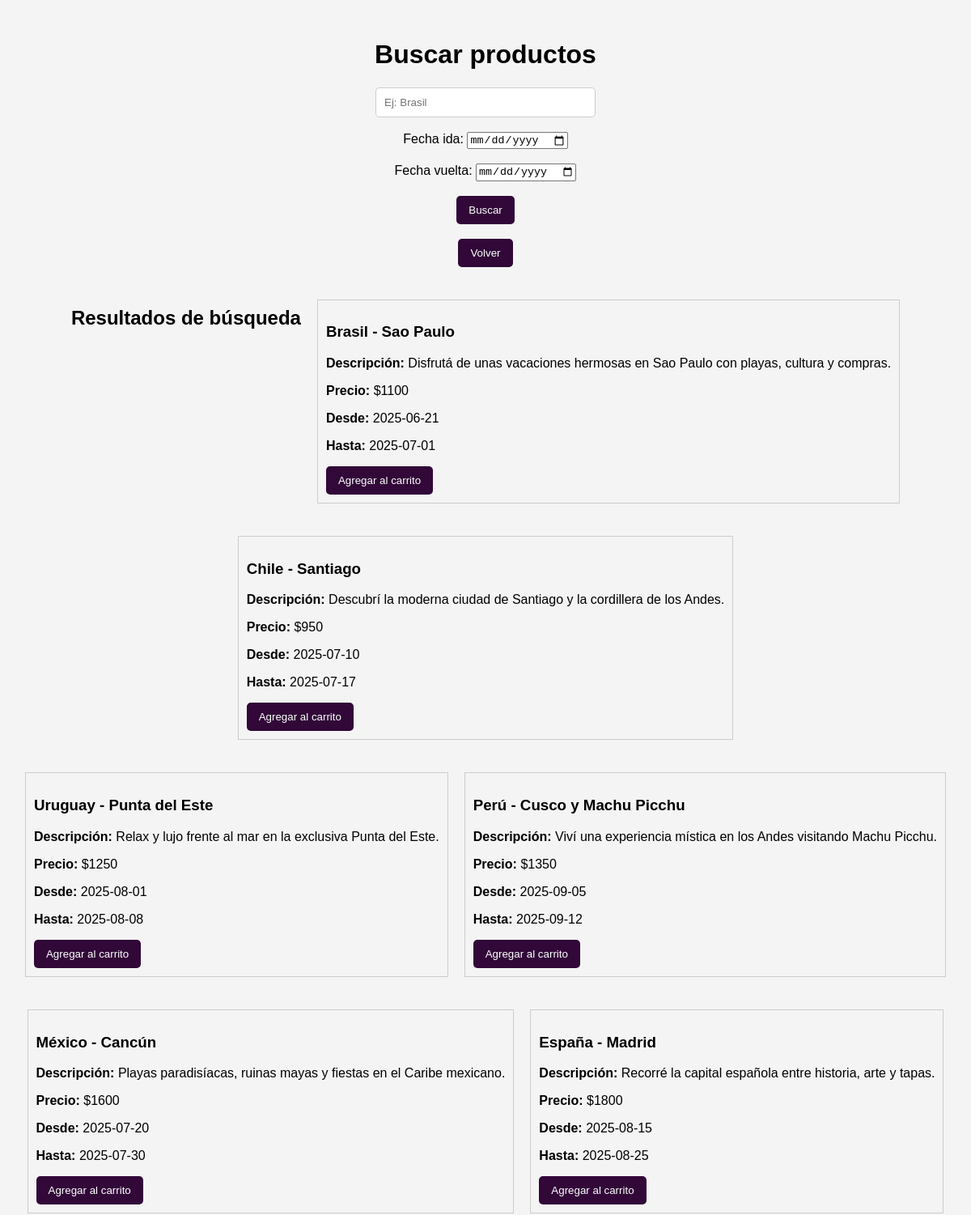
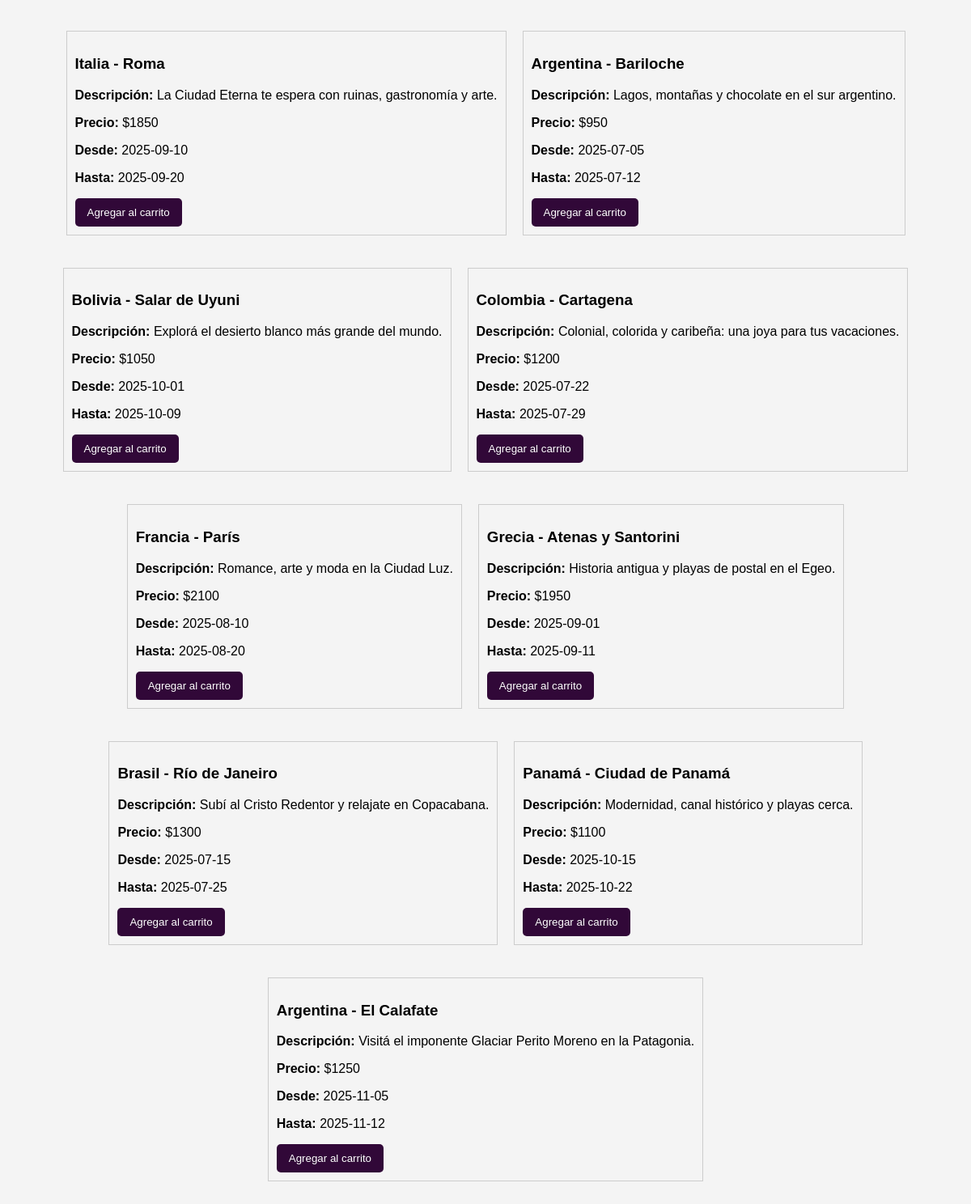
/paginaweb/buscarproducto.php, run on the app's committed database (2 pictures, top to bottom).
### tables this page shows
CREATE TABLE `producto` (
  `idproducto` int(11) NOT NULL,
  `nombre` varchar(255) NOT NULL,
  `codigo` varchar(255) NOT NULL,
  `descripcion` varchar(255) NOT NULL,
  `precio` int(11) NOT NULL,
  `moneda` text NOT NULL,
  `fechaida` date DEFAULT NULL,
  `fechavuelta` date DEFAULT NULL
);

### paginaweb/buscarproducto.php (the view, shortened to what this page needs)
<?php
include("includes/conDB.php");
?>
<!DOCTYPE html>
<html lang="es">
<head>
    <link rel="stylesheet" href="css/buscar.css">
</head>
<body>
    <div class="buscador-container">
        <h1>Buscar productos</h1>
        <form method="GET" action="buscarproducto.php">
            <input type="text" name="nombre" placeholder="Ej: Brasil" value="<?php echo isset($_GET['nombre']) ? htmlspecialchars($_GET['nombre']) : ''; ?>">
            <br><br>
            <label>Fecha ida:</label>
            <input type="date" name="fechaida" value="<?php echo isset($_GET['fechaida']) ? htmlspecialchars($_GET['fechaida']) : ''; ?>">
            <br><br>
            <label>Fecha vuelta:</label>
            <input type="date" name="fechavuelta" value="<?php echo isset($_GET['fechavuelta']) ? htmlspecialchars($_GET['fechavuelta']) : ''; ?>">
            <br><br>
            <button type="submit">Buscar</button>
        </form>
        <br>
        <a href="inicio.html"><button>Volver</button></a>
    </div>
    <div class="resultados">
<?php
$query = "SELECT * FROM producto WHERE 1=1";
$resultado = mysqli_query($conex, $query);
if (!$resultado) {
    echo "<p>Error en la consulta: " . mysqli_error($conex) . "</p>";
} else {
    $cantidad_resultados = mysqli_num_rows($resultado);
    echo "<h2>Resultados de búsqueda</h2>";
    if ($cantidad_resultados > 0) {
        while ($producto = mysqli_fetch_assoc($resultado)) {
            echo "<div style='border:1px solid #ccc; padding:10px; margin:10px 0'>";
            echo "<h3>" . htmlspecialchars($producto['nombre']) . "</h3>";
            echo "<p><strong>Descripción:</strong> " . htmlspecialchars($producto['descripcion']) . "</p>";
            echo "<p><strong>Precio:</strong> $" . $producto['precio'] . "</p>";
            echo "<p><strong>Desde:</strong> " . $producto['fechaida'] . "</p>";
            echo "<p><strong>Hasta:</strong> " . $producto['fechavuelta'] . "</p>";
            echo '<form action="agregar_carrito.php" method="post">';
            echo '<button type="submit">Agregar al carrito</button>';
            echo '</form>';
            echo "</div>";
        }
    } else {
        echo "<p>No se encontraron productos que coincidan con los criterios.</p>";
    }
}
?>
    </div>
</body>
</html>

### paginaweb/css/buscar.css (style rules this page uses)
body { font-family: Arial, sans-serif; background-color: #f4f4f4; padding: 20px; }
.buscador-container { text-align: center; margin-bottom: 30px; }
input[type="text"] { padding: 10px; width: 250px; border: 1px solid #ccc; border-radius: 5px; }
button { padding: 10px 15px; background-color: #310838; color: white; border: none; border-radius: 5px; cursor: pointer; }
.resultados { display: flex; flex-wrap: wrap; gap: 20px; justify-content: center; }

### data on the page
producto: nombre "Brasil - Sao Paulo", descripcion "Disfrutá de unas vacaciones hermosas en Sao Paulo con playas, cultura y compras.", precio "1100", fechaida "2025-06-21", fechavuelta "2025-07-01"
producto: nombre "Chile - Santiago", descripcion "Descubrí la moderna ciudad de Santiago y la cordillera de los Andes.", precio "950", fechaida "2025-07-10", fechavuelta "2025-07-17"
producto: nombre "Uruguay - Punta del Este", descripcion "Relax y lujo frente al mar en la exclusiva Punta del Este.", precio "1250", fechaida "2025-08-01", fechavuelta "2025-08-08"
producto: nombre "Perú - Cusco y Machu Picchu", descripcion "Viví una experiencia mística en los Andes visitando Machu Picchu.", precio "1350", fechaida "2025-09-05", fechavuelta "2025-09-12"
producto: nombre "México - Cancún", descripcion "Playas paradisíacas, ruinas mayas y fiestas en el Caribe mexicano.", precio "1600", fechaida "2025-07-20", fechavuelta "2025-07-30"
producto: nombre "España - Madrid", descripcion "Recorré la capital española entre historia, arte y tapas.", precio "1800", fechaida "2025-08-15", fechavuelta "2025-08-25"
producto: nombre "Italia - Roma", descripcion "La Ciudad Eterna te espera con ruinas, gastronomía y arte.", precio "1850", fechaida "2025-09-10", fechavuelta "2025-09-20"
producto: nombre "Argentina - Bariloche", descripcion "Lagos, montañas y chocolate en el sur argentino.", precio "950", fechaida "2025-07-05", fechavuelta "2025-07-12"
producto: nombre "Bolivia - Salar de Uyuni", descripcion "Explorá el desierto blanco más grande del mundo.", precio "1050", fechaida "2025-10-01", fechavuelta "2025-10-09"
producto: nombre "Colombia - Cartagena", descripcion "Colonial, colorida y caribeña: una joya para tus vacaciones.", precio "1200", fechaida "2025-07-22", fechavuelta "2025-07-29"
producto: nombre "Francia - París", descripcion "Romance, arte y moda en la Ciudad Luz.", precio "2100", fechaida "2025-08-10", fechavuelta "2025-08-20"
producto: nombre "Grecia - Atenas y Santorini", descripcion "Historia antigua y playas de postal en el Egeo.", precio "1950", fechaida "2025-09-01", fechavuelta "2025-09-11"
producto: nombre "Brasil - Río de Janeiro", descripcion "Subí al Cristo Redentor y relajate en Copacabana.", precio "1300", fechaida "2025-07-15", fechavuelta "2025-07-25"
producto: nombre "Panamá - Ciudad de Panamá", descripcion "Modernidad, canal histórico y playas cerca.", precio "1100", fechaida "2025-10-15", fechavuelta "2025-10-22"
producto: nombre "Argentina - El Calafate", descripcion "Visitá el imponente Glaciar Perito Moreno en la Patagonia.", precio "1250", fechaida "2025-11-05", fechavuelta "2025-11-12"
